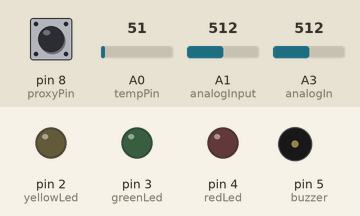
Simulated run of this sketch. Board: Arduino Uno, built with avr-gcc and run on an emulated ATmega328P. Parts: output pins drawn as LEDs (lit = HIGH), buzzer (waves = sounding, pin HIGH). The test bench sets the inputs (shaded band); at power-on: pin 8 (proxyPin) HIGH, A0 (tempPin) = 51, A1 (analogInput) = 512, A3 (analogIn) = 512. The local clock reads 2024-03-15 10:24:30 at power-on unless the sketch sets it; storage starts empty; what the sketch prints to the serial monitor is not drawn.

Above: at 1.6 s.
Timing chart, 0 to 4.8 s (numbered marks = the images above):
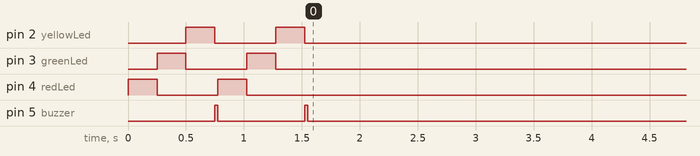

Measured:
- by itself, everything shown: repeats every 2.8 s, in 4 steps

The sketch:

hello_RTC.ino
```cpp
#include <SD.h>
#include <SPI.h>               //Serial Peripheral Interface for SD card pins

#include <Wire.h>
#include <TimeLib.h>
#include <DS1307RTC.h>         //For RTC

int CS_PIN = 10;               //Only pin that can be varied for SD module

int tempPin = A0;              //Temperature sensor to Analog 0
int val;

int analogInput = A1;          //Voltage sensor to Analog 1
float vout = 0.0;
float vin = 0.0;
float R1 = 30000.0;            //Two resistances on voltage sensor
float R2 = 7500.0;             //Its actually an voltage divider circuit
int value = 0;

int analogIn = A3;             //Current sensor to Analog 3
double Voltage = 0;
double Amps = 0;

int yellowLed = 2;             //Leds to Digital 2 3 and 4
int greenLed = 3;
int redLed = 4;
int buzzer = 5;                //Buzzer to Digital 5

int proxyPin = 8;              //Proximity sensor to Digital 8
int proxyRaw = 0;
unsigned long startTime = 0;
unsigned long elapsedTime = 0;
int rpm = 0;

int i;                         //Counter variable for loops
File file;                     // 'file' is File data type (like i is int data type)

tmElements_t tm;             //For RTC

//...............................FOR SMOOTHING.......................................
int rawDataToSmooth [10] = {60, 60, 60, 60, 60, 60, 60, 60, 60, 60};
int index = 0;
//...................................................................................

/*
   Setup runs only once when arduino starts.
   All the initialization things has to be done here
   like declaring input and output pins.
*/
void setup()
{
  pinMode(analogInput, INPUT);
  pinMode(proxyPin, INPUT);
  pinMode(buzzer, OUTPUT);
  pinMode(redLed, OUTPUT);
  pinMode(greenLed, OUTPUT);
  pinMode(yellowLed, OUTPUT);
  Serial.begin(9600);

  /* Checking if led and buzzer are
     workng well. Everytime you reset
     or restart this code runs once   */
  for (i = 1; i < 3; i++)
  {
    digitalWrite(redLed, HIGH);
    delay(250);
    digitalWrite(redLed, LOW);
    digitalWrite(greenLed, HIGH);
    delay(250);
    digitalWrite(greenLed, LOW);
    digitalWrite(yellowLed, HIGH);
    delay(250);
    digitalWrite(yellowLed, LOW);
    digitalWrite(buzzer, HIGH);
    delay(25);
    digitalWrite(buzzer, LOW);
  }
  initializeSD();

  /*CSV file should contain parameters on first line.
    If no csv file exists we write the first line.    */
  if (SD.exists("data.csv"))
  {
    Serial.println("Old Data found on SD Card, Continuing with it");
  }
  else  {
    createFile("data.csv");
    writeToFile("Time,Temperature,Voltage,Current,Speed");
    closeFile();
  }
}

/* The loop function runs always.
   Unless the Arduino is reset or restarted,
   the setup doesn'r run again               */
void loop()
{
  for (i = 1; i < 3; i++)             //Double blink loop for hearbeat efect
  {
    digitalWrite(greenLed, HIGH);
    delay(1);                         //Green led turns ON only for a millisecord
    digitalWrite(greenLed, LOW);
    delay(100);                       //Delay gives an heartbeat effect to Arduino
  }

  /* Now the Analog signals are read, processed, printed
     serially (to USB or Bluetooth) and stored to SD card */
  //----------------------------------RTC----------------------------------
  if (RTC.read(tm))                                 // Read time and store to SD
  {
    /*
        Serial.println();
        createFile("data.csv");
        file.print(tmYearToCalendar(tm.Year));

        file.print(doubledigit(tm.Month));
        file.print(tm.Day);
        file.print(tm.Hour);
        file.print(tm.Minute);
        file.print(tm.Second);
        closeFile();
    */
    createFile("data.csv");
    file.print(tmYearToCalendar(tm.Year));
    doubleDigit(tm.Month);
    doubleDigit(tm.Day);
    doubleDigit(tm.Hour);
    doubleDigit(tm.Minute);
    doubleDigit(tm.Second);
    closeFile();

    Serial.print(tm.Day);
    Serial.print('/');
    Serial.print(tm.Month);
    Serial.print('/');
    Serial.print(tmYearToCalendar(tm.Year));
    Serial.print(" ");
    Serial.print(tm.Hour);
    Serial.print(':');
    Serial.print(tm.Minute);
    Serial.print(':');
    Serial.print(tm.Second);

    Serial.println();

  }
  else
  {
    if (RTC.chipPresent())                        // Failed to read time so checking if RTC is present
    {
      Serial.println("The DS1307 is stopped, may be due to low battery");
      Serial.println("Please replace battery CR2032 and reset the time.");
      Serial.println();
      createFile("data.csv");
      file.print("0");                                // Time 0 as RTC error
      closeFile();
    }
    else                                          // RTC isn't present
    {
      Serial.println("DS1307 read error!  Please check the circuitry.");
      Serial.println();
      createFile("data.csv");
      file.print("0");                                // Time 0 as RTC error
      closeFile();
    }
  }

  //----------------------------------Temperature----------------------------------
  //...............................FOR SMOOTHING.......................................
  rawDataToSmooth [index] = analogRead (tempPin);
  index++;
  if (index >= 10) index = 0;
  val = (rawDataToSmooth[0] + rawDataToSmooth[1] + rawDataToSmooth[2] + rawDataToSmooth[3] + rawDataToSmooth[4] + rawDataToSmooth[5] + rawDataToSmooth[6] + rawDataToSmooth[7] + rawDataToSmooth[8] + rawDataToSmooth[9]) / 10;

  //..................................................................................


  float mv = ( val / 1024.0) * 5000;
  float cel = mv / 10;

  Serial.print("Temperature *C     :  ");
  Serial.println(cel);

  createFile("data.csv");
  file.print(",");
  file.print(cel);
  closeFile();

  //------------------------------------Voltage------------------------------------
  value = analogRead(analogInput);
  vout = (value * 5.0) / 1024.0;
  vin = vout / (R2 / (R1 + R2));

    //Removing offset reading. We will be at least using 1.2V battery
    if (vin < 0.5)
    {
     vin = 0;
    }

  Serial.print("Supply Voltage (V) :  ");
  Serial.println(vin);

  createFile("data.csv");
  file.print(",");
  file.print(vin);
  closeFile();

  //------------------------------------Current------------------------------------
  // Voltage is Sensed 1000 Times for precision
  for (int i = 0; i < 1000; i++)
  {
    Voltage = (Voltage + (.0049 * analogRead(analogIn)));   // (5 V / 1024 = 0.0049) which converter Measured analog input voltage to 5 V Range
    delay(1);
  }
  Voltage = Voltage / 1000;
  Amps = (Voltage - 2.5) / 0.185; // Sensed voltage is converter to current
  Amps = abs(Amps) * 1000;
  //Forcing current to be 0 if voltage is 0.5 or less. If not internal offset current is seen
   if (vin == 0)
    {
     Amps = 0;
    }

  Serial.print("Current (mA)       :  ");
  Serial.println(Amps);

  createFile("data.csv");
  file.print(",");
  file.print(Amps);
  closeFile();

  //-------------------------------------Speed-------------------------------------
  /*As soosn as Arduino starts, a timer is also starts.
    millis() function returns milliseconds of this timer.
    This overflow (go back to zero), after approximately 50 days.*/
  digitalWrite(yellowLed, HIGH);       //YellowLed ON

  startTime = millis();                //Its Loop in time for break, will be replaced once out of loop
  while (digitalRead(proxyPin) == 0)  //Wait until Proximity sensor senses metatl
  {
    if (millis() - startTime >= 600) break; // for 600 ms speed is 100 RPM, considered as minimum speed
  }

  digitalWrite(yellowLed, LOW);        //Metal is sensed so turn YellowLed OFF
  startTime = millis();                //Record the current time of Arduino session
  delay(10);                           //Wait 10ms so that fan blade moves away from sensor

  digitalWrite(yellowLed, HIGH);
  while (digitalRead(proxyPin) == 0)
  {
    if (millis() - startTime >= 600) break;
  }
  digitalWrite(yellowLed, LOW);
  elapsedTime = millis();              //Record the session time when metal is re-sensed

  Serial.print("Speed (RPM)        :  ");
  rpm = (60000 / (elapsedTime - startTime));  //Unitary method: 1 rotation ----> x millisecond

  /* If motor doesn't rotate rpm is calculated as 6000
    // so Forcing speed to be 0. Anyway max speed cant be above 1500 or 2000 */
  if (rpm > 5000 || rpm < 102) // You get RPM less than 102, when motor isn't rotating. This is due to break command which takes 600 ms to operate
  {
    rpm = 0;
  }
  Serial.println(rpm);
  Serial.println();

  createFile("data.csv");
  file.print(",");
  file.println(rpm);
  closeFile();

  // delay(1000); Current Sensor takes 1 sec to measure current
  /*Wait 1 second before taking another reading
    Decrease or Increase it as per the rate of readings desired*/
}

/*------------------------------------------------------------------------------------------------------
  ------------------------------------------END OF PROGRAM----------------------------------------------
  ------------------------------------------------------------------------------------------------------*/
void initializeSD()
{
  Serial.println("Initializing SD card...");
  pinMode(CS_PIN, OUTPUT);                   // initializeSD is called from setup loop, so setting pin mode

  if (SD.begin())
  {
    //  Serial.println("SD card is ready to use.");  --> Uncomment while debugging
  } else
  {
    Serial.println("SD card initialization failed");
    digitalWrite(redLed, HIGH);
    digitalWrite(buzzer, HIGH);
    return;
  }
}

int createFile(char filename[])
{
  file = SD.open(filename, FILE_WRITE);

  if (file)
  {
    //  Serial.println("File created successfully.");  --> Uncomment this and like this while debugging
    return 1;
  } else
  {
    // Serial.println("Error while creating file.");
    return 0;
  }
}

int writeToFile(char text[])
{
  if (file)
  {
    file.println(text);
    // Serial.println("Writing to file: ");
    //  Serial.println(text);
    return 1;
  } else
  {
    //  Serial.println("Couldn't write to file");
    return 0;
  }
}

void closeFile()
{
  if (file)
  {
    file.close();
    //  Serial.println("File closed");
  }
}

int openFile(char filename[])
{
  file = SD.open(filename);
  if (file)
  {
    // Serial.println("File opened with success!");
    return 1;
  } else
  {
    //  Serial.println("Error opening file...");
    return 0;
  }
}

void doubleDigit(int digit)
{
  if (digit >= 0 && digit <= 9)
  {
    file.print("0");
  }
  file.print(digit);
}
```
